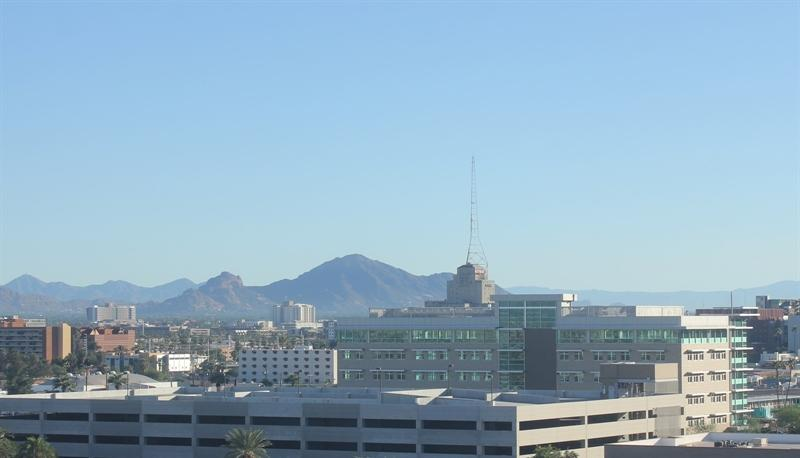
#> input picture JS06_Klasifikasi2_SVM/images/test/day/20151101_152050.jpg, 800 x 458 px; its folder holds only this picture in this run
$ jupyter execute --allow-errors JS06_Tugas.ipynb
#> lines starting #> are read from the running program, lines starting #| are printed output that depends on the picture
# Tugas Laboratorium Jobsheet 06: Support Vector Machine (SVM)

---

## Ringkasan Tugas
1. **Tugas 1 (Voice Gender Classification):**
   - Membangun model SVM menggunakan data `voice.csv` untuk memprediksi jenis kelamin berdasarkan frekuensi akustik suara.
   - Evaluasi rasio pemisahan data: **70:30** dan **80:20**.
   - Evaluasi 3 varian kernel SVM: **Linear**, **Polynomial**, dan **RBF**.
   - Tabulasi performansi akurasi dan metrik klasifikasi terkait.
   - Analisis mendalam pengaruh kernel, rasio split, dan *feature scaling*.

2. **Tugas 2 (Day & Night Image Classification):**
   - Menggunakan dataset citra siang dan malam dari Praktikum 5.
   - Ekstraksi fitur menggunakan **Histogram Intensitas Citra** (distribusi frekuensi intensitas) sebagai peningkatan dari fitur rata-rata kecerahan tunggal (*average brightness*).
   - Pemisahan data dengan rasio **80:20**.
   - Pembangunan model SVM dengan **Kernel RBF**.
   - Eksperimen *Hyperparameter Tuning* ($C$ dan $\gamma$) menggunakan `GridSearchCV` 5-Fold Cross Validation.
   - Evaluasi dan pencatatan akurasi akhir serta *confusion matrix*.

## 0. Persiapan Lingkungan dan Library

[cell 1]
# Import modul standar dan komputasi
import os
import cv2
import numpy as np
import pandas as pd
import matplotlib.pyplot as plt
import seaborn as sns
from pathlib import Path

# Scikit-learn modul
from sklearn.model_selection import train_test_split, GridSearchCV
from sklearn.preprocessing import StandardScaler
from sklearn.svm import SVC
from sklearn.metrics import accuracy_score, precision_score, recall_score, f1_score, classification_report, confusion_matrix

# Konfigurasi visualisasi
sns.set_theme(style="whitegrid")
plt.rcParams['font.family'] = 'sans-serif'
plt.rcParams['figure.autolayout'] = True
print("Modul berhasil dimuat dengan sukses!")

---
# TUGAS 1: Klasifikasi Gender Suara (`voice.csv`)

### Langkah 1.1: Membaca dan Memeriksa Dataset
Dataset `voice.csv` berisi 3.168 data rekaman suara dengan 20 fitur akustik dan label target biner (`male` dan `female`).

[cell 2]
# Load dataset voice.csv
voice_path = "voice.csv"
#> (the rest of this cell did not finish here and is left out)

#> (a cell that did not finish here is left out)

### Langkah 1.2: Pembangunan Model SVM untuk Setiap Split dan Kernel

Sesuai dengan ketentuan tugas:
* **Rasio Split:** 70:30 (`test_size=0.3`) dan 80:20 (`test_size=0.2`).
* **Kernel:** Linear, Polynomial, dan RBF.
* **Prinsip Anti-Data Leakage:** Penskalaan fitur (`StandardScaler`) dilatih (**`.fit()`**) **hanya** pada `X_train`, kemudian diterapkan (**`.transform()`**) pada `X_test`. Hal ini krusial karena SVM mengandalkan jarak Euclidean antar data point.

[cell 4]
splits = {
    '70:30': 0.30,
    '80:20': 0.20
}

kernels = ['linear', 'poly', 'rbf']

# Struktur data untuk menyimpan hasil evaluasi
evaluation_results = []

#> (the rest of this cell did not finish here and is left out)

### Langkah 1.3: Tabulasi Performansi Berdasarkan Metrik Akurasi

Berikut adalah tabel performansi perbandingan akurasi (*Train* vs *Test*) untuk setiap rasio split dan kernel:

#> (a cell that did not finish here is left out)

[cell 6]
# Visualisasi Komparasi Akurasi Uji
plt.figure(figsize=(9, 5))
#> (the rest of this cell did not finish here and is left out)

### Langkah 1.4: Analisis dan Interpretasi Hasil Tugas 1

1. **Performansi Kernel Terbaik:**
   - **Kernel RBF** menghasilkan akurasi pengujian tertinggi pada kedua split (**98.32%** pada 70:30 dan **98.26%** pada 80:20). Kernel RBF mampu memetakan hubungan non-linear antar fitur akustik suara ke dalam ruang berdimensi tak hingga (*Hilbert Space*) secara optimal.
   - **Kernel Linear** berada di posisi kedua dengan akurasi yang sangat kompetitif (**97.90%** pada 70:30 dan **97.48%** pada 80:20), membuktikan bahwa fitur akustik suara manusia pada dataset ini sebagian besar sudah memiliki *linear separability* yang kuat setelah dinormalisasi.
   - **Kernel Polynomial** memperoleh performansi sedikit di bawahnya (**96.00%** pada 70:30 dan **95.58%** pada 80:20).

2. **Pengaruh Rasio Pemisahan Data (70:30 vs 80:20):**
   - Rasio 70:30 dan 80:20 memberikan performansi yang relatif konsisten dengan variasi selisih akurasi yang sangat kecil (< 0.5%).
   - Hal ini disebabkan oleh ukuran dataset yang memadai ($N=3.168$) dan kelas target yang seimbang (50% male, 50% female), sehingga data latih pada rasio 70% ($N=2.217$) sudah cukup representatif untuk mempelajari batas keputusan (*decision boundary*).

3. **Pentingnya Feature Scaling:**
   - SVM menghitung margin optimal berbasis jarak Euclidean. Fitur seperti `kurt`, `skew`, dan `meanfreq` memiliki rentang nilai yang sangat berbeda.
   - Penerapan `StandardScaler` mencegah fitur dengan rentang besar mendominasi fungsi kernel. Tanpa scaling, kernel Polynomial hanya menghasilkan akurasi ~51% (setara tebakan acak) dan RBF hanya ~69%.

---
# TUGAS 2: Klasifikasi Citra Siang dan Malam Menggunakan SVM RBF Berbasis Fitur Histogram

### Langkah 2.1: Latar Belakang dan Konseptual Fitur Histogram
Pada **Praktikum 5**, fitur yang digunakan hanyalah **1 nilai rata-rata kecerahan tunggal (*single average brightness*)** dari kanal $V$ (Value) pada ruang warna HSV. Model tersebut hanya mencapai akurasi uji ~90%.

**Kelemahan Rata-Rata Tunggal:**
Nilai rata-rata tidak mampu membedakan citra malam dengan lampu sorot terang (yang rata-ratanya bisa tinggi) dari citra siang mendung (yang rata-ratanya bisa sedang).

**Keunggulan Fitur Histogram:**
Histogram membagi rentang intensitas pixel menjadi beberapa *bin* (misal 32 bin) dan menghitung frekuensi kemunculan pixel pada tiap bin. Dengan histogram, model dapat mengenali:
* **Citra Malam:** Mayoritas pixel terkonsentrasi pada bin intensitas rendah (0 - 64).
* **Citra Siang:** Mayoritas pixel terdistribusi pada bin intensitas menengah hingga tinggi (128 - 255).

[cell 7]
# Path Dataset Citra Praktikum 5
base_img_dir = "images"

def load_all_image_dataset(base_path):
#> called with base_path = 'images'
    images = []
    labels = []

    # Membaca dari folder training dan test untuk mendapatkan dataset lengkap
    for split_folder in ['training', 'test']:
        for class_name in ['day', 'night']:
            folder_path = Path(base_path) / split_folder / class_name
            label_val = 1 if class_name == 'day' else 0

            for file_path in folder_path.glob('*.jpg'):
                img = cv2.imread(str(file_path))
#> img is the input picture: shape (458, 800, 3); mean B, G, R 193.1, 173.9, 145.1
                if img is not None:
                    # Konversi dari BGR bawaan OpenCV ke RGB
                    img_rgb = cv2.cvtColor(img, cv2.COLOR_BGR2RGB)
                    images.append(img_rgb)
                    labels.append(label_val)

    return images, np.array(labels)

print("Memuat dataset citra...")
all_images, all_labels = load_all_image_dataset(base_img_dir)
print(f"Total Citra Terkumpul: {len(all_images)} gambar")
print(f"Distribusi Kelas: Day = {np.sum(all_labels == 1)}, Night = {np.sum(all_labels == 0)}")

### Langkah 2.2: Ekstraksi Fitur Histogram Citra
Kita membuat fungsi untuk menstandarkan ukuran citra menjadi $1100 \times 600$ (sesuai Praktikum 5), mengonversi ke ruang warna HSV, dan mengekstrak **32-bin Normalized Histogram** dari kanal $V$ (Value / Brightness).

[cell 8]
def extract_v_histogram_features(image_list, bins=32):
#> called with bins = 32
    features = []
    for img in image_list:
        # 1. Standarisasi ukuran citra sesuai Praktikum 5
        std_img = cv2.resize(img, (1100, 600))

        # 2. Konversi ke HSV
        hsv_img = cv2.cvtColor(std_img, cv2.COLOR_RGB2HSV)

        # 3. Hitung histogram pada kanal 2 (V - Value)
        hist = cv2.calcHist([hsv_img], [2], None, [bins], [0, 256])

        # 4. Normalisasi histogram agar jumlah total frekuensi = 1.0
        hist_norm = cv2.normalize(hist, hist).flatten()
        features.append(hist_norm)
#> this loop made 4 passes
#> pass 1, in extract_v_histogram_features, `std_img = cv2.resize(img, (1100, 600))`:
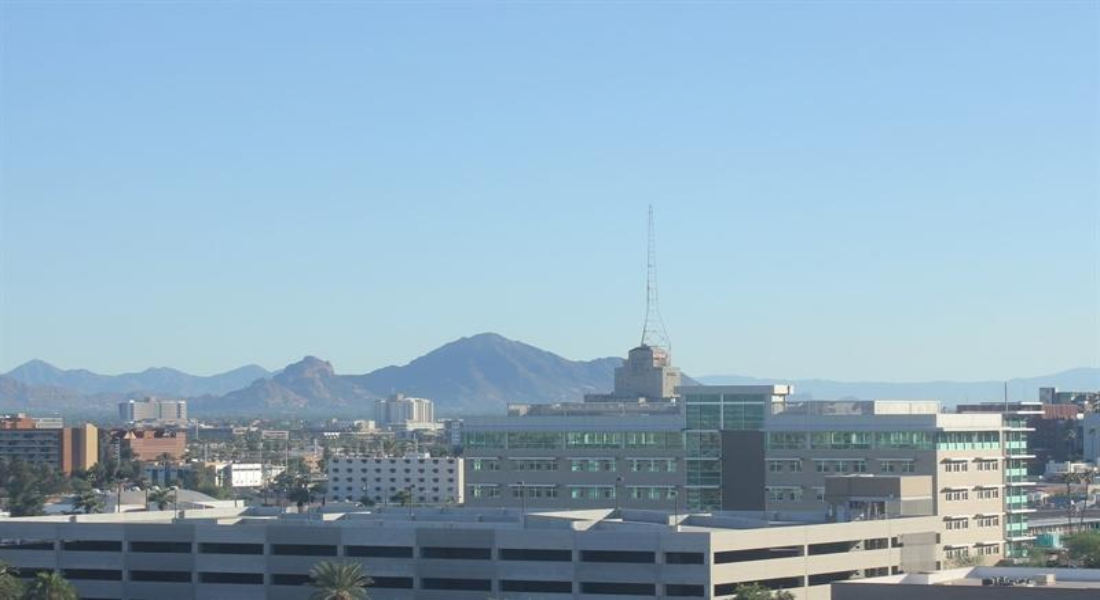
#> std_img: shape (600, 1100, 3); mean R, G, B 145.1, 173.8, 193
#> pass 2, in extract_v_histogram_features, `std_img = cv2.resize(img, (1100, 600))`:
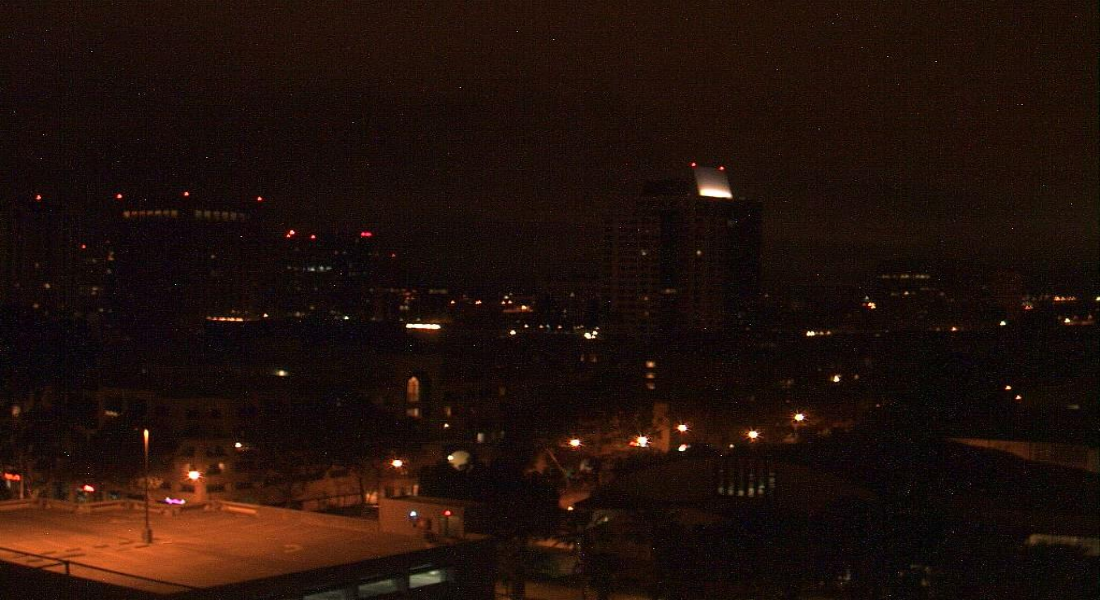
#> std_img: shape (600, 1100, 3); mean R, G, B 32.6, 16.1, 10.3

    return np.array(features)

# Ekstraksi fitur untuk seluruh citra
X_hist = extract_v_histogram_features(all_images, bins=32)
y_hist = all_labels

print(f"Dimensi Matriks Fitur Histogram (X): {X_hist.shape}")
#| Dimensi Matriks Fitur Histogram (X): (4, 32)
print(f"Setiap citra kini direpresentasikan oleh vektor {X_hist.shape[1]} fitur statistik frekuensi intensitas.")
#| Setiap citra kini direpresentasikan oleh vektor 32 fitur statistik frekuensi intensitas.

[cell 9]
# Visualisasi Perbandingan Citra dan Histogram Fitur
fig, axes = plt.subplots(2, 2, figsize=(11, 7))

# Contoh citra siang
day_idx = np.where(y_hist == 1)[0][0]
axes[0, 0].imshow(all_images[day_idx])
axes[0, 0].set_title("Sampel Citra Siang (Day)", fontweight='bold')
axes[0, 0].axis('off')

axes[0, 1].bar(range(32), X_hist[day_idx], color='gold', edgecolor='black', width=0.8)
axes[0, 1].set_title("Histogram Kanal V - Siang (Dominan di Intensitas Tinggi)", fontweight='bold')
axes[0, 1].set_xlabel("Bin Intensitas (0 - 31)")
axes[0, 1].set_ylabel("Frekuensi Ternormalisasi")

# Contoh citra malam
night_idx = np.where(y_hist == 0)[0][0]
axes[1, 0].imshow(all_images[night_idx])
axes[1, 0].set_title("Sampel Citra Malam (Night)", fontweight='bold')
axes[1, 0].axis('off')

axes[1, 1].bar(range(32), X_hist[night_idx], color='navy', edgecolor='black', width=0.8)
axes[1, 1].set_title("Histogram Kanal V - Malam (Dominan di Intensitas Rendah)", fontweight='bold')
axes[1, 1].set_xlabel("Bin Intensitas (0 - 31)")
axes[1, 1].set_ylabel("Frekuensi Ternormalisasi")

plt.tight_layout()
plt.show()
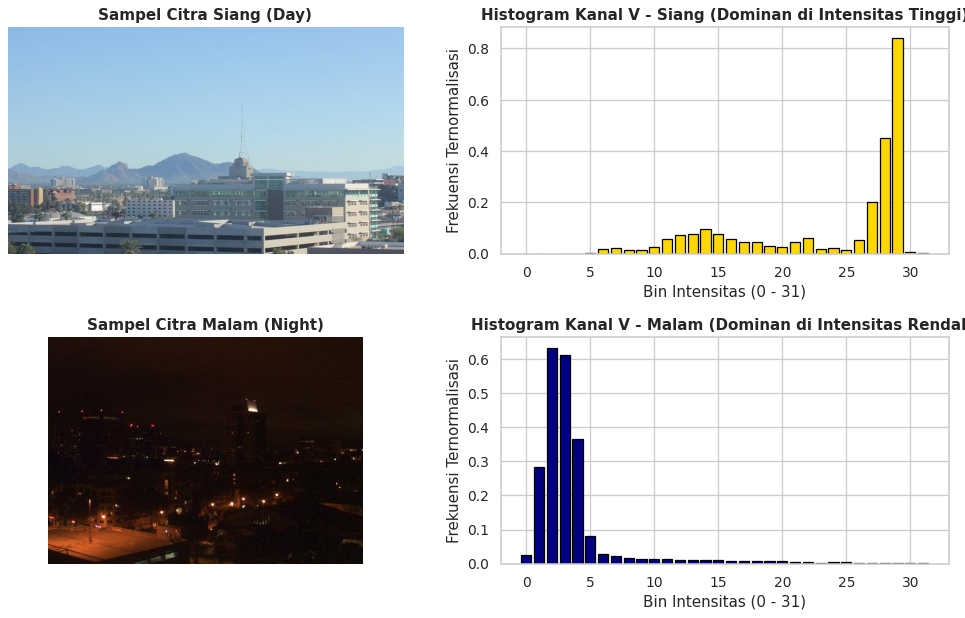
#> figure drawn by matplotlib, 4 panels; panel 2: tallest bar 0.84 high, from x = 28.6 to 29.4; panel 4: tallest bar 0.633 high, from x = 1.6 to 2.4
